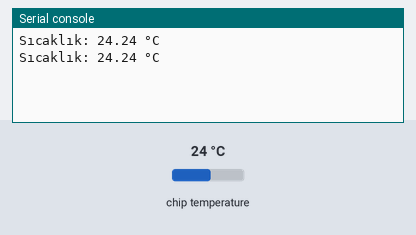
Simulated run of this program. Board: Raspberry Pi Pico running MicroPython. On the bench: the last lines printed to the serial console. Inputs (shaded band) come from the test bench; at power-on: chip temperature 24 °C.

Above: at 1.2 s.
1.3 s: chip temperature set to 1 °C
At 2.5 s:
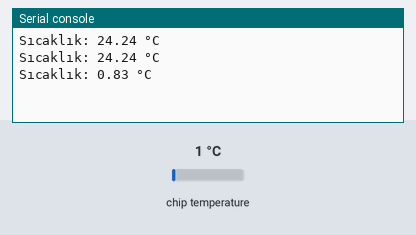
2.8 s: chip temperature set to 11 °C
At 3.8 s:
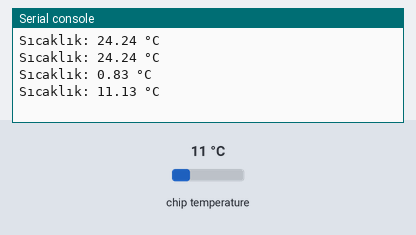
Timing chart, 0 to 5.8 s (numbered marks = the images above; inputs shaded):
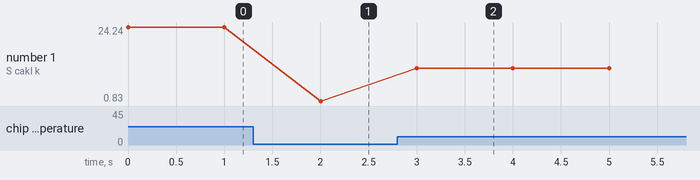

Measured:
- after the input at 1.3 s, the serial console: prints a new line after 0.70 s (image 1)
- after the input at 2.8 s, the serial console: prints a new line after 0.20 s (image 2)
- plotted number 1: 24.24 → 0.83 after the input at 1.3 s, 0.83 → 11.13 after the input at 2.8 s

The program:

temp.py
```python
from machine import ADC
import time

sensor_temp = ADC(4)
conversion_factor = 3.3 / 65535

while True:
    reading = sensor_temp.read_u16() * conversion_factor
    temperature = 27 - (reading - 0.706)/0.001721
    print("Sıcaklık: {:.2f} °C".format(temperature))
    time.sleep(1)
```
